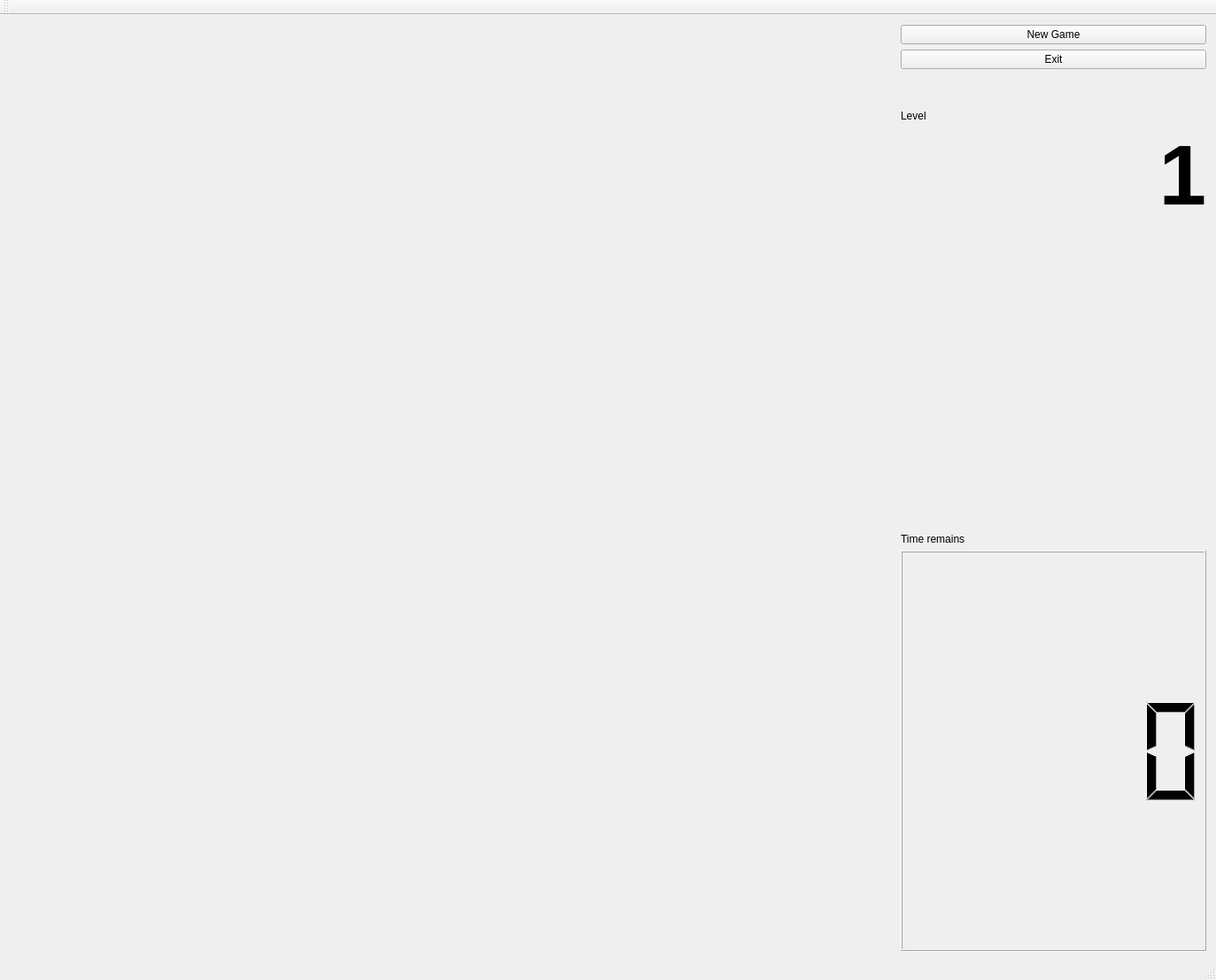
<?xml version="1.0" encoding="UTF-8"?>
<ui version="4.0">
 <class>MainWindow</class>
 <widget class="QMainWindow" name="MainWindow">
  <property name="geometry">
   <rect>
    <x>0</x>
    <y>0</y>
    <width>1373</width>
    <height>1107</height>
   </rect>
  </property>
  <property name="windowTitle">
   <string>MainWindow</string>
  </property>
  <widget class="QWidget" name="centralWidget">
   <layout class="QHBoxLayout" name="horizontalLayout">
    <item>
     <widget class="FieldView" name="fieldViewWidget" native="true">
      <property name="minimumSize">
       <size>
        <width>1000</width>
        <height>1000</height>
       </size>
      </property>
      <property name="maximumSize">
       <size>
        <width>1000</width>
        <height>1000</height>
       </size>
      </property>
     </widget>
    </item>
    <item>
     <layout class="QVBoxLayout" name="verticalLayout">
      <item>
       <widget class="QPushButton" name="newGameButton">
        <property name="sizePolicy">
         <sizepolicy hsizetype="Minimum" vsizetype="Minimum">
          <horstretch>0</horstretch>
          <verstretch>0</verstretch>
         </sizepolicy>
        </property>
        <property name="text">
         <string>New Game</string>
        </property>
       </widget>
      </item>
      <item>
       <widget class="QPushButton" name="exitButton">
        <property name="sizePolicy">
         <sizepolicy hsizetype="Minimum" vsizetype="Minimum">
          <horstretch>0</horstretch>
          <verstretch>0</verstretch>
         </sizepolicy>
        </property>
        <property name="text">
         <string>Exit</string>
        </property>
       </widget>
      </item>
      <item>
       <spacer name="verticalSpacer">
        <property name="orientation">
         <enum>Qt::Vertical</enum>
        </property>
        <property name="sizeHint" stdset="0">
         <size>
          <width>20</width>
          <height>40</height>
         </size>
        </property>
       </spacer>
      </item>
      <item>
       <widget class="QLabel" name="label_2">
        <property name="text">
         <string>Level</string>
        </property>
        <property name="alignment">
         <set>Qt::AlignLeading|Qt::AlignLeft|Qt::AlignVCenter</set>
        </property>
       </widget>
      </item>
      <item>
       <widget class="QLabel" name="levelLabel">
        <property name="sizePolicy">
         <sizepolicy hsizetype="Expanding" vsizetype="Preferred">
          <horstretch>0</horstretch>
          <verstretch>1</verstretch>
         </sizepolicy>
        </property>
        <property name="font">
         <font>
          <pointsize>72</pointsize>
          <bold>true</bold>
         </font>
        </property>
        <property name="text">
         <string>1</string>
        </property>
        <property name="alignment">
         <set>Qt::AlignRight|Qt::AlignTop|Qt::AlignTrailing</set>
        </property>
       </widget>
      </item>
      <item>
       <widget class="QLabel" name="label">
        <property name="text">
         <string>Time remains</string>
        </property>
       </widget>
      </item>
      <item>
       <widget class="QLCDNumber" name="timeRemainsLCDNumber">
        <property name="sizePolicy">
         <sizepolicy hsizetype="Minimum" vsizetype="Expanding">
          <horstretch>0</horstretch>
          <verstretch>1</verstretch>
         </sizepolicy>
        </property>
        <property name="font">
         <font>
          <pointsize>72</pointsize>
          <bold>true</bold>
         </font>
        </property>
       </widget>
      </item>
     </layout>
    </item>
   </layout>
  </widget>
  <widget class="QMenuBar" name="menuBar">
   <property name="geometry">
    <rect>
     <x>0</x>
     <y>0</y>
     <width>1373</width>
     <height>28</height>
    </rect>
   </property>
  </widget>
  <widget class="QToolBar" name="mainToolBar">
   <attribute name="toolBarArea">
    <enum>TopToolBarArea</enum>
   </attribute>
   <attribute name="toolBarBreak">
    <bool>false</bool>
   </attribute>
  </widget>
  <widget class="QStatusBar" name="statusBar"/>
 </widget>
 <layoutdefault spacing="6" margin="11"/>
 <customwidgets>
  <customwidget>
   <class>FieldView</class>
   <extends>QWidget</extends>
   <header>fieldview.h</header>
   <container>1</container>
   <slots>
    <signal>gameOverSignal()</signal>
    <signal>gameOnSignal(int)</signal>
    <signal>readySteadySignal()</signal>
    <signal>oopsSignal()</signal>
    <signal>timerStopSignal()</signal>
    <signal>updateLCDSignal()</signal>
    <signal>setLevelSignal(int)</signal>
   </slots>
  </customwidget>
 </customwidgets>
 <resources/>
 <connections>
  <connection>
   <sender>fieldViewWidget</sender>
   <signal>gameOverSignal()</signal>
   <receiver>MainWindow</receiver>
   <slot>gameOverSlot()</slot>
   <hints>
    <hint type="sourcelabel">
     <x>902</x>
     <y>488</y>
    </hint>
    <hint type="destinationlabel">
     <x>1077</x>
     <y>559</y>
    </hint>
   </hints>
  </connection>
  <connection>
   <sender>fieldViewWidget</sender>
   <signal>oopsSignal()</signal>
   <receiver>MainWindow</receiver>
   <slot>oopsSlot()</slot>
   <hints>
    <hint type="sourcelabel">
     <x>947</x>
     <y>722</y>
    </hint>
    <hint type="destinationlabel">
     <x>1036</x>
     <y>730</y>
    </hint>
   </hints>
  </connection>
  <connection>
   <sender>fieldViewWidget</sender>
   <signal>gameOnSignal(int)</signal>
   <receiver>MainWindow</receiver>
   <slot>gameOnSlot(int)</slot>
   <hints>
    <hint type="sourcelabel">
     <x>929</x>
     <y>994</y>
    </hint>
    <hint type="destinationlabel">
     <x>905</x>
     <y>1037</y>
    </hint>
   </hints>
  </connection>
  <connection>
   <sender>MainWindow</sender>
   <signal>updateLCD(int)</signal>
   <receiver>timeRemainsLCDNumber</receiver>
   <slot>display(int)</slot>
   <hints>
    <hint type="sourcelabel">
     <x>1301</x>
     <y>628</y>
    </hint>
    <hint type="destinationlabel">
     <x>1271</x>
     <y>635</y>
    </hint>
   </hints>
  </connection>
  <connection>
   <sender>fieldViewWidget</sender>
   <signal>timerStopSignal()</signal>
   <receiver>MainWindow</receiver>
   <slot>timerStopSlot()</slot>
   <hints>
    <hint type="sourcelabel">
     <x>922</x>
     <y>468</y>
    </hint>
    <hint type="destinationlabel">
     <x>1285</x>
     <y>445</y>
    </hint>
   </hints>
  </connection>
  <connection>
   <sender>fieldViewWidget</sender>
   <signal>updateLCDSignal()</signal>
   <receiver>MainWindow</receiver>
   <slot>updateLCDSlot()</slot>
   <hints>
    <hint type="sourcelabel">
     <x>950</x>
     <y>220</y>
    </hint>
    <hint type="destinationlabel">
     <x>1121</x>
     <y>253</y>
    </hint>
   </hints>
  </connection>
  <connection>
   <sender>fieldViewWidget</sender>
   <signal>setLevelSignal(int)</signal>
   <receiver>levelLabel</receiver>
   <slot>setNum(int)</slot>
   <hints>
    <hint type="sourcelabel">
     <x>669</x>
     <y>283</y>
    </hint>
    <hint type="destinationlabel">
     <x>1100</x>
     <y>184</y>
    </hint>
   </hints>
  </connection>
 </connections>
 <slots>
  <signal>updateLCD(int)</signal>
  <slot>gameOverSlot()</slot>
  <slot>gameOnSlot(int)</slot>
  <slot>readySteadySlot()</slot>
  <slot>oopsSlot()</slot>
  <slot>timerStopSlot()</slot>
  <slot>updateLCDSlot()</slot>
 </slots>
</ui>
